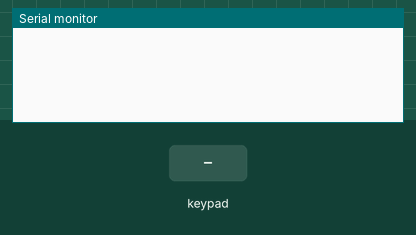
This sketch was run on a simulated Arduino Mega 2560, built with avr-gcc and run on an emulated ATmega2560. Shown: the last lines printed to the serial monitor. The inputs (shaded band) are chosen by the test bench.

Above: at 1.2 s.
1.3 s: key 'A' pressed
At 1.8 s:
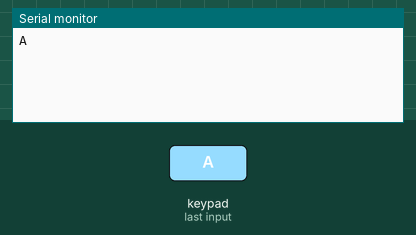
2.8 s: keypad keys 2 2 2 4 2 6 2 8 pressed 0.4 s apart
At 6.4 s:
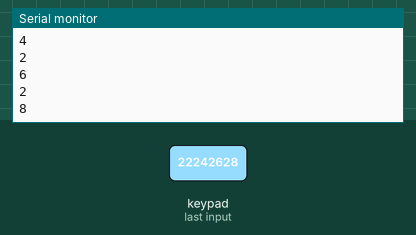
7.5 s: key 'B' pressed
At 8.7 s:
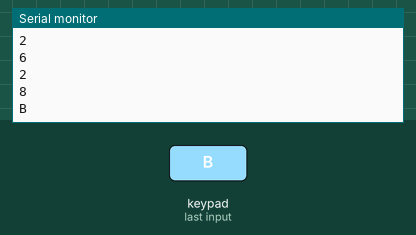
9.0 s: keypad keys 2 2 2 4 2 6 2 8 # pressed 0.4 s apart
At 13.6 s:
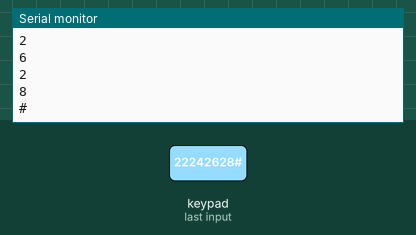
14.1 s: key 'C' pressed
At 15.3 s:
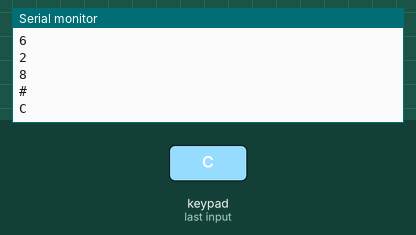
15.6 s: keypad keys 2 2 2 4 2 6 2 8 * pressed 0.4 s apart
At 20.1 s:
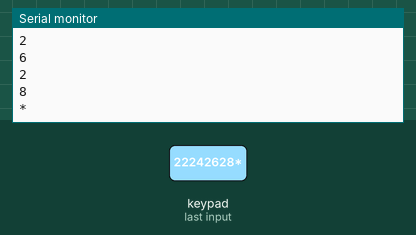
Timing chart, 0 to 21.6 s (numbered marks = the images above; inputs shaded):
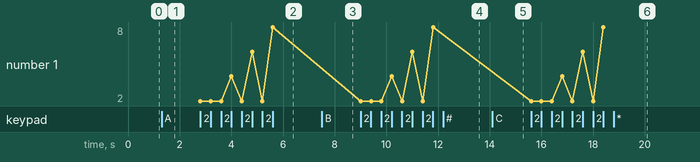

The sketch:

20200323_4x4_______.ino
```cpp
#include <Keypad.h>
const byte ROWS = 4;
const byte COLS = 4;
char keys[ROWS][COLS] = {
  {'A','3','2','1'},
  {'B','6','5','4'},
  {'C','9','8','7'},
  {'D','#','0','*'}
};
byte rowPins[ROWS] = {22,24,26,28};
byte colPins[COLS] = {36,34,32,30};
Keypad keynum = Keypad(makeKeymap(keys), rowPins, colPins, ROWS, COLS);
void setup(){
  Serial.begin(9600);
}
void loop(){
  char key = keynum.getKey();
  if(key != NO_KEY){
    Serial.println(key);
  }
}
```

Measured:
- after the input at 1.3 s, the serial monitor: prints a new line at once (image 1)
- after the input at 2.8 s, the serial monitor: prints a new line at once (image 2)
- after the input at 7.5 s, the serial monitor: prints a new line at once (image 3)
- after the input at 9.0 s, the serial monitor: prints a new line at once (image 4)
- after the input at 14.1 s, the serial monitor: prints a new line at once (image 5)
- after the input at 15.6 s, the serial monitor: prints a new line at once (image 6)
